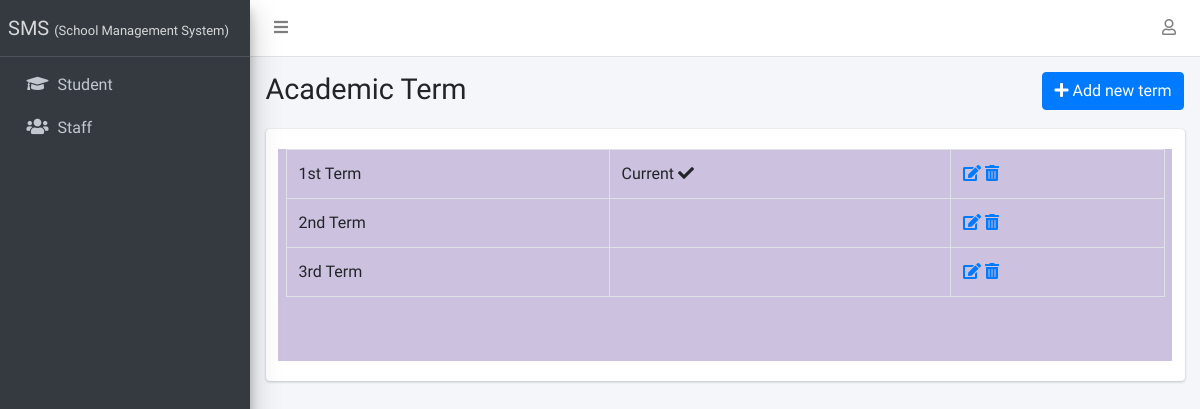
The page /term/list/ (signed in) on the database its author committed.
### apps/corecode/models.py (models this page shows)
class AcademicTerm(models.Model):
    name = models.CharField(max_length=20, unique=True)
    current = models.BooleanField(default=True)
    class Meta:
        ordering = ["name"]
    def __str__(self):
        return self.name

### apps/corecode/views.py (the view)
# urls.py: path("term/list/", TermListView.as_view(), name="terms"),
class TermListView(LoginRequiredMixin, SuccessMessageMixin, ListView):
    model = AcademicTerm
    template_name = "corecode/term_list.html"
    def get_context_data(self, **kwargs):
        context = super().get_context_data(**kwargs)
        context["form"] = AcademicTermForm()
        return context

### apps/corecode/context_processors.py (called while the page is built)
def site_defaults(request):
    current_session = AcademicSession.objects.get(current=True)
    current_term = AcademicTerm.objects.get(current=True)
    vals = SiteConfig.objects.all()
    contexts = {
        "current_session": current_session.name,
        "current_term": current_term.name,
    }
    for val in vals:
        contexts[val.key] = val.value
    return contexts

### apps/corecode/templates/corecode/term_list.html (shortened to what this page needs)
{% extends 'base.html' %}
{% load widget_tweaks %}
{% block title %}
Academic Term
{% endblock title %}
{% block breadcrumb %}
  <a class="btn btn-primary" href="#" data-toggle="modal" data-target="#modal1">
    <i class="fa fa-plus"></i>
    Add new term
  </a>
{% endblock breadcrumb %}
{% block content %}
  <div class="row">
    <div class="col-sm-12">
        <table class="table table-bordered">
          <caption>&nbsp;</caption>
          <tbody>
            {% for object in object_list %}
            <tr>
              <td>{{ object }}</td>
              <td>
                {% if object.current == True %}
                  Current <i class="fa fa-check"></i>
                {% endif %}
              </td>
              <td><a href="{% url 'term-update' object.id %}"><i
                    class="fa fa-edit"></i></a> <a
                  href="{% url 'term-delete' object.id %}"><i
                    class="fa fa-trash-alt"></i></a></td>
            </tr>
            {% endfor %}
          </tbody>
        </table>
    </div>
  </div>
{% endblock content %}

### rows shown on the page
AcademicTerm: name "1st Term", current "Current"
AcademicTerm: name "2nd Term"
AcademicTerm: name "3rd Term"
